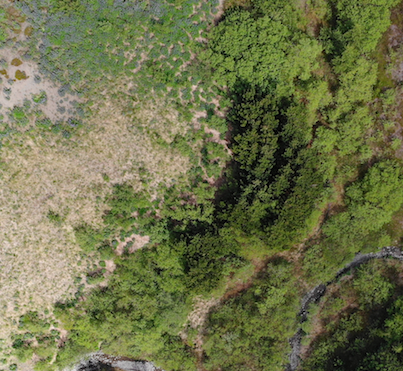
#> input picture final_images/simple_stitching/00 2.png, 403 x 371 px; its folder holds only this picture in this run
$ python knn2.py   (older library calls are emulated)
#> lines starting #> are read from the running program, lines starting #| are printed output that depends on the picture; after the words box and inside, x2 and y2 are one past the last pixel; in counts of white or black regions, pixels touching at a corner belong together
### warp.py
#!/usr/bin/env python3
# -*- coding: utf-8 -*-
"""
Created on Sat Apr 25 15:32:31 2020

@author: Stina
"""
import numpy as np
from r_homography import getPointsFromHomogeneousCoor
import cv2

# [19 lines left out: function warpImageBasic, not called in this run]


def warpImage(image, H, h, w):

    H_inv = np.linalg.inv(H)

    x = np.arange(1,w+1)
    y = np.arange(1,h+1)
    xv, yv = np.meshgrid(x, y)
    xv = xv.flatten('C')
    yv = yv.flatten('C')
    zv = np.ones(len(xv))

    qi = np.vstack((xv,yv,zv))
    q = np.dot(H_inv,qi[0:len(xv), :])
    p = getPointsFromHomogeneousCoor(q[0:len(xv), :])

    x = p[0].astype(int)
    y = p[1].astype(int)
    x = x.reshape(h, w).astype(np.float32)
    y = y.reshape(h, w).astype(np.float32)

    out = cv2.remap(image, x, y, cv2.INTER_LINEAR)

    return out

### r_homography.py
import numpy as np
import random
import math
from scipy.stats import binom
from sklearn.preprocessing import normalize


def getPointsFromHomogeneousCoor(q):

    q[0] = q[0]/q[2]
    q[1] = q[1]/q[2]

    return q[0:2]

# [127 lines left out: functions isValidMatch, getHomography, getRansacHomography, not called in this run]


### knn2.py
#!/usr/bin/env python3
# -*- coding: utf-8 -*-
#include <opencv2/core/types.hpp>
"""
Simple image stitcing

Can stitch multiple images together into one image in 2D.

Self-implemented KNN-part (part 2 in paper)

"""
print("Starting...")

from imutils import paths
import numpy as np
import imutils
import cv2
import operator
import os, os.path
cv2.ocl.setUseOpenCL(False)
import matplotlib.pyplot as plt

from math import sqrt
from scipy.stats import binom
from sklearn.neighbors import KDTree

# import own functions to test
from r_homography import getPointsFromHomogeneousCoor, getRansacHomography
from warp import warpImageBasic, warpImage


np.set_printoptions(suppress=True)


def isValidMatch(nf, ni):

    p1 = 0.6
    p0 = 0.1

    p_f_m1 = binom.pmf(ni, nf, p1)
    p_f_m0 = binom.pmf(ni, nf, p0)

    p_m1 = 10**(-6)
    p_m0 = 1-p_m1   #is this correct???

    p_m1_f = (p_f_m1*p_m1)/(p_f_m0*p_m0)

    p_min = 0.999

    if p_m1_f > (1/((1/p_min)-1)):
        return True
    else:
        return False


scaleImages = False
images = []
path = "final_images/simple_stitching"
for f in os.listdir(path):
    ext = os.path.splitext(f)[1]
    if ext != ".png":
        continue

    print("[INFO] Loading ", f)
    images.append(cv2.imread(os.path.join(path,f)))

imageCount = len(images)
#> imageCount = 1

if scaleImages:
    print('[INFO scaling images')
    for i in range(len(images)):
        scale_percent = 60 # percent of original size
        width = int(images[i].shape[1] * scale_percent / 100)
        height = int(images[i].shape[0] * scale_percent / 100)
        dim = (width, height)
        # resize image
        images[i] = cv2.resize(images[i], dim, interpolation = cv2.INTER_AREA)
        #images[i] = util.img_as_ubyte(transform.rescale(images[i], 0.40)).squeeze()


print("[INFO] stitching images...")

###   Algorithm: Automatic Panorama Stitching Input: n unordered images

# I. Extract SIFT features from all n images
sift_values = cv2.xfeatures2d.SIFT_create()
# Detects keypoints and computes the descriptors
keypoints = []
descriptors = []

for i in range(0, imageCount):
    k, d = sift_values.detectAndCompute(images[i], None)
    keypoints.append(k); descriptors.append(d)
#> after the loop, descriptors = 1 item; keypoints = 1 item

print("[INFO] SIFT done")

# II. Find k nearest-neighbours for each feature using a k-d tree
allDescriptors_imgIdx = []

allDescriptors = descriptors[0]
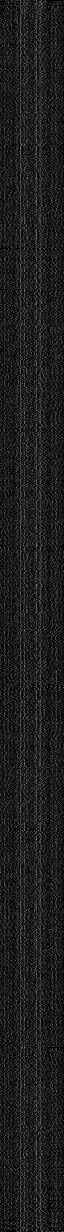
#> allDescriptors: shape (2463, 128) float32 (shown at 1/2 size); min 0, max 175, mean 29.9
allDescriptors_imgIdx.extend( [ 0 ] * len(descriptors[0]) )

for i in range(1, imageCount):
    allDescriptors = np.append(allDescriptors, descriptors[i], axis=0)
    allDescriptors_imgIdx.extend( [ i ] * len(descriptors[i]) )
#> after the loop, allDescriptors_imgIdx = 2463 values from 0 to 0

tree = KDTree(allDescriptors)

# Iterate over images
bestMatchList = []
bestMatchCountList = []
for img in range(0, imageCount):
    print("Best-matching img ", img)
    bestMatchCount = [ 0 ] * imageCount

    for feature in descriptors[img]:
        dist, matching_idx = tree.query(feature.reshape(1, -1), k=4)
        for idx in matching_idx[0]:
            matchImg = allDescriptors_imgIdx[idx]

            if (matchImg != img):
                bestMatchCount[matchImg] += 1

    # Find the 8 best matching images for current image
    bestMatchingImages = []
    bestMatchingImagesCount = []
    for i in range(0, 8):                                   # <-- ATTN!
        bestMatch = np.argmax(bestMatchCount)

        if (bestMatchCount[bestMatch] < 1):
            break

        bestMatchingImages.append(bestMatch)
        bestMatchingImagesCount.append(bestMatchCount[bestMatch])
        print("  adding ", bestMatch, bestMatchCount[bestMatch])
        bestMatchCount[bestMatch] = -1

    bestMatchList.append(bestMatchingImages)
    bestMatchCountList.append(bestMatchingImagesCount)
#> this loop made 1 pass
#> after the loop, bestMatchCountList = [[]]; bestMatchList = [[]]


print("[INFO] Best matching done")
# III. For each image:

H_all = []

# comparison = []


# (i) Select m candidate matching images that have the most feature matches to this image
for img in range(0, imageCount):

    H_temp = []

    print("\n Second-loop -matching img ", img)
    for imgMatch in bestMatchList[img]:
        if img == imgMatch:
            continue

        matches = []
        tree = KDTree(descriptors[imgMatch])

        for featureIdx in range(0, len(descriptors[img])):
            neighbors = 6
            dists, indices = tree.query(descriptors[img][featureIdx].reshape(1,-1), k=neighbors)

            i = 0
            while i < neighbors-1:
                # If match is not other image, then skip feature entirely
                if indices[0][i] >= len(descriptors[imgMatch]):
                    print("debug 1")
                    continue


                if dists[0][i] < dists[0][i+1] * 0.5: #0.7
                #if indices[0][1] >= len(descriptors[imgMatch]) or dists[0][0] < dists[0][1] * 0.7:
                    matches.append( { 'featureIdx' : featureIdx, 'matchIdx' : indices[0][i] })
                    #print("i: ", i)
                    i = neighbors
                    #print(len(matches))
                    #print("debug 2")
                i=i+1


        # (ii) Find geometrically consistent feature matches using RANSAC to solve for the homography between pairs of images
        src_pts = np.float32([keypoints[img][m['featureIdx']].pt for m in matches]).reshape(-1, 1, 2)
        dst_pts = np.float32([keypoints[imgMatch][m['matchIdx']].pt for m in matches]).reshape(-1, 1, 2)


        # # TEST TEST
        # comparison.append( cv2.drawMatches(images[img], keypoints[img], images[imgMatch], keypoints[imgMatch], matches, None, flags=2) )


        if len(matches) > 8:           # <- ATTN!

            # H, mask = cv2.findHomography(src_pts, dst_pts, cv2.RANSAC, 5.0)           # <- ATTN!
            # no_inliers = np.sum(mask)
            H, no_inliers = getRansacHomography(src_pts, dst_pts, 5.0)

            print("img, imgMatch: ", img, imgMatch)
            # print(H2)
            print(H)

        else:
            print('No matches for', img, imgMatch)
            H = None
            no_inliers = 0

        # (iii) Verify imagematches using a probabilistic model

        # H_temp.append(H)

        if isValidMatch(len(src_pts), no_inliers):
            print("Validated match for img, imgMatch: ", img, imgMatch)
            H_temp.append(H)
        else:
            print("Not validated match for img, imgMatch: ", img, imgMatch)
            H_temp.append(H)
            #continue

    H_all.append(H_temp)
#> after the loop, H_all = [[]]

# IV. Find connected components of image matches

# V. For each connected component:
    # (i) Perform bundle adjustment to solve for the rotation θ1, θ2, θ3 and focal length f of all cameras
    # (ii) Render panorama using multi-band blending


#%%
##### Testing https://stackoverflow.com/a/24564574/2083242 #####
# https://stackoverflow.com/questions/42396860/inverse-homography

# Final image homographies initialized (one for each image)
id_m = np.identity(3)
H_f = np.repeat(id_m[:, :, np.newaxis], len(images), axis=2)

# Keep track of which images are done
im_done = [False] * len(images)
#> im_done = [False]

# Randomly select first image (Well Yes, But Actually No)
im_no =  int(len(images)/2)  # 4 # np.random.randint(len(images))                     # <--- REMEMBER!
#> im_no = 0
anchor_id = im_no
#> anchor_id = 0
anchor = images[im_no]
#> anchor is the input picture: shape (371, 403, 3); mean B, G, R 74.6, 114.2, 110.3
im_done[im_no] = True
print('\nanchor:', im_no,'\n')
#| anchor: 0


sn, sn_m = 0, 1000
while False in im_done and sn < sn_m:

    # Get all done images
    im_all_done = np.where(im_done)[0]

    # Find a done image with most matches with a non-done image
    max_matches = 0

    for i in im_all_done:
        for j, m in enumerate(bestMatchList[i]):
            if im_done[m] is False and bestMatchCountList[m][j] > max_matches:
                max_matches = bestMatchCountList[m][j]
                im_no = i
                break

    # Use image to find homography
    # Get best matched image
    H_inv = None
    for i, m in enumerate(bestMatchList[im_no]):

        if im_done[m] is False and im_no in bestMatchList[m]:

            if H_all[im_no][i] is not None:
                H_inv = H_all[m][ bestMatchList[m].index(im_no) ] # troglodyte method
                # H_inv = np.linalg.inv(H_all[im_no][i]) # better and more simple method
            else:
                H_inv = None

            im_done[m] = True
            break

    if H_inv is not None:
        H_f[:,:,m] = H_f[:,:,im_no].dot(H_inv)

        print(H_inv)


    sn += 1 # safety net
#> this loop made 0 passes
#> after the loop, im_done = [True]; im_no = 0; sn = 0


if sn == sn_m:
    print('Shit\'s F-ed, yo!')
    print(im_done)
else:
    print('I AM COMPLETE!!!')


# [31 lines of commented-out code are left out]

print('\nstitching...')

min_x, max_x, min_y, max_y = 0,0,0,0

for i in range(H_f.shape[2]):
    x = H_f[:,:,i][0][2] / H_f[:,:,i][2][2]
    y = H_f[:,:,i][1][2] / H_f[:,:,i][2][2]

    if x < min_x:
        min_x = x

    if x > max_x:
        max_x = x

    if y < min_y:
        min_y = y

    if y > max_y:
        max_y = y
#> this loop made 1 pass
#> (x, y) on pass 1: (0, 0)
#> after the loop, max_x = 0; max_y = 0; min_x = 0; min_y = 0


# # Init canvas
c_w = int(abs(min_x) + max_x + anchor.shape[1]*1.1) # images should be of roughly same size as the anchor
#> c_w = 443
c_h = int(abs(min_y) + max_y + anchor.shape[0]*1.1)
#> c_h = 408

# # Init canvas
# c_w = 1000 #int(abs(min_x) + max_x + anchor.shape[1]*1.3) # images should be of roughly same size as the anchor
# c_h = 1000 #int(abs(min_y) + max_y + anchor.shape[0]*1.3)

x_pad = int(abs(min_x))
#> x_pad = 0
y_pad = int(abs(min_y))
#> y_pad = 0

canvas = np.zeros((c_h, c_w, 3)).astype(int)


# [ A | anchor_id | B ] -> [ B_rev | A | anchor_id ]
# [ 1 2 3 | 4 | 5 6 7] - > [ 7 6 5 | 1 2 3 | 4 ]
rend_order = np.arange(len(images))
#> rend_order = [0]
ro_A = rend_order[0:anchor_id]
#> ro_A = empty array
ro_B = np.flip(rend_order[anchor_id+1:], axis=0)
#> ro_B = empty array
rend_order_nu = np.concatenate((ro_B, ro_A, [anchor_id]), axis=0)
#> rend_order_nu = [0]

# for i, im in enumerate(images):
for i in rend_order_nu:

    H_temp = H_f[:,:,i]
    H_temp[0][2] += x_pad * H_temp[2][2]
    H_temp[1][2] += y_pad * H_temp[2][2]

    # w_im = warpImage(im, H_temp, c_h,c_w)
    w_im = warpImage(images[i], H_temp, c_h,c_w)

    for x in range(c_w):
        for y in range(c_h):

            r = w_im[:,:,0][y][x]
            g = w_im[:,:,1][y][x]
            b = w_im[:,:,2][y][x]

            if r!=0 or g!=0 or b!=0:
                canvas[:,:,0][y][x] = r
                canvas[:,:,1][y][x] = g
                canvas[:,:,2][y][x] = b
#> this loop made 1 pass
#> H_inv in warpImage on pass 1: [[1, 0, 0], [0, 1, 0], [0, 0, 1]]
#> pass 1, in warpImage, `x = x.reshape(h, w).astype(np.float32)`:
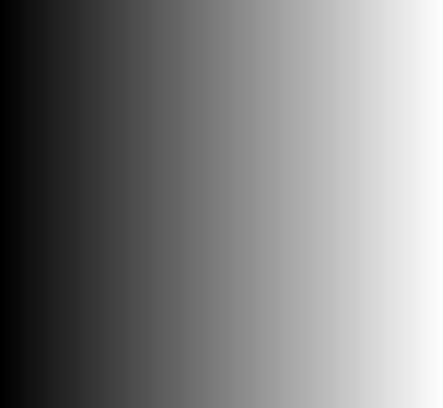
#> x: shape (408, 443) float32; min 1, max 443, mean 222; drawn with min black and max white
#> pass 1, in warpImage, `y = y.reshape(h, w).astype(np.float32)`:
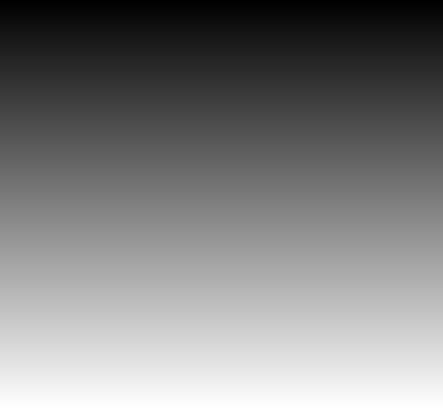
#> y: shape (408, 443) float32; min 1, max 408, mean 204.5; drawn with min black and max white
#> pass 1, in warpImage, `out = cv2.remap(image, x, y, cv2.INTER_LINEAR)`:
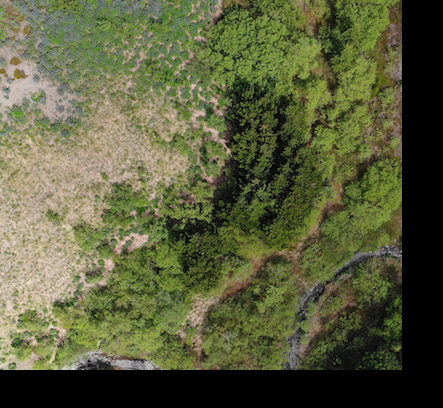
#> out: shape (408, 443, 3); mean B, G, R 61.2, 93.9, 90.6


# We might want to render the images in reverse order, ending on the anchor
# canvas[0+y_pad:anchor.shape[0]+y_pad, 0+x_pad:anchor.shape[1]+x_pad] = anchor

# Remove black border
gray = cv2.cvtColor(canvas.astype('uint8'),cv2.COLOR_BGR2GRAY)
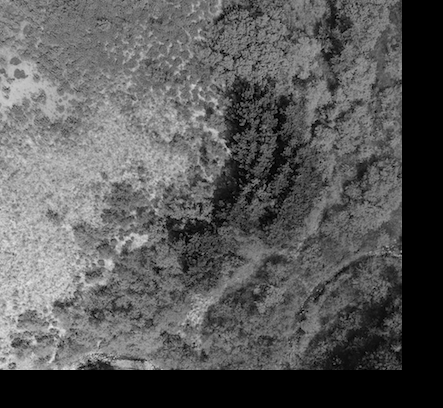
#> gray: shape (408, 443); min 0, max 235, mean 89.2
_,thresh = cv2.threshold(gray,1,255,cv2.THRESH_BINARY)
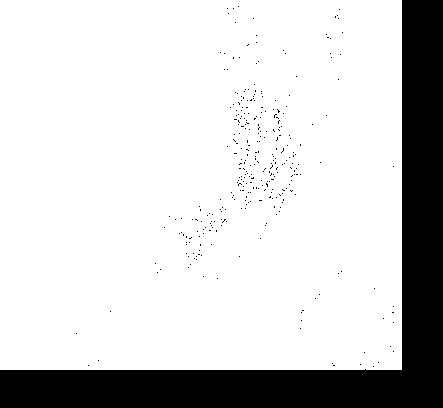
#> thresh: shape (408, 443); 82% white; 320 black regions (319 under 20 px), largest, box (x1, y1, x2, y2) and area: (0, 0, 443, 408) 32005
_, contours, _ = cv2.findContours(thresh,cv2.RETR_EXTERNAL,cv2.CHAIN_APPROX_SIMPLE)
#> contours = 1 item
cnt = contours[0]
#> cnt = [[0, 0], [0, 369], [364, 369], [365, 368], [366, 369], [401, 369], [401, 0]]
x,y,w,h = cv2.boundingRect(cnt)
#> w = 402; h = 370
crop = canvas[y:y+h,x:x+w]
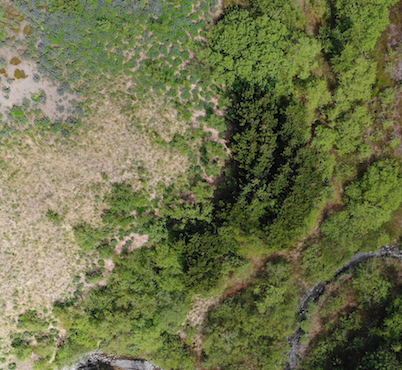
#> crop: shape (370, 402, 3) int64; mean B, G, R 74.4, 114.1, 110.1

canvas = canvas.astype(dtype=np.uint8)
plt.figure()
plt.imshow(canvas)


crop = crop.astype(dtype=np.uint8)

plt.figure(figsize = (12,12))
plt.imshow(cv2.cvtColor(crop, cv2.COLOR_BGR2RGB))

# [13 lines of commented-out code are left out]

$ run again, on final_images/simple_stitching/02 2.png
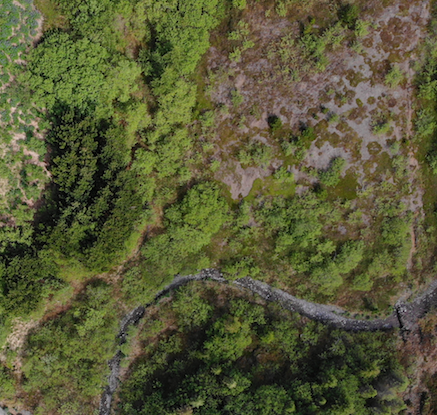
#> input picture final_images/simple_stitching/02 2.png, 437 x 415 px
#> imageCount = 1
#> after the loop `for i in range(0, imageCount):`: descriptors = 1 item
#> after the loop `for i in range(1, imageCount):`: allDescriptors_imgIdx = 2977 values from 0 to 0
#> the loop `for img in range(0, imageCount):` made 1 pass
#> after the loop `for img in range(0, imageCount):`: bestMatchCountList = [[]]
#> `im_done = [False] * len(images)`: im_done = [False]
#> `im_no =  int(len(images)/2)`: im_no = 0
#> anchor is the input picture: shape (415, 437, 3); mean B, G, R 55.6, 89.7, 88.3
#| anchor: 0
#> after the loop `while False in im_done and sn < sn_m:`: im_done = [True]; im_no = 0
#> the loop `for i in range(H_f.shape[2]):` made 1 pass
#> (x, y) on pass 1: (0, 0)
#> c_w = 480
#> c_h = 456
#> x_pad = 0
#> rend_order = [0]
#> ro_A = empty array
#> rend_order_nu = [0]
#> the loop `for i in rend_order_nu: ` made 1 pass
#> H_inv in warpImage on pass 1: [[1, 0, 0], [0, 1, 0], [0, 0, 1]]
#> `_,thresh = cv2.threshold(gray,1,255,cv2.THRESH_BINARY)`:
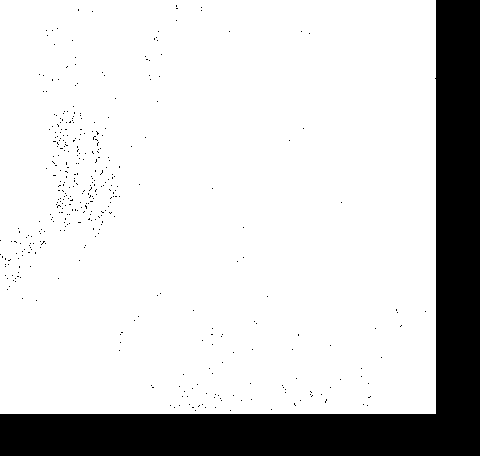
#> thresh: shape (456, 480); 82.2% white; 387 black regions (386 under 20 px)
#> contours = 1 contour; box (x1, y1, x2, y2) and area: (0, 0, 436, 414) 179652
#> cnt = contour of 13 points, box (x1, y1, x2, y2) (0, 0, 436, 414), area 179652
#> w = 436; h = 414
#> `crop = canvas[y:y+h,x:x+w]`:
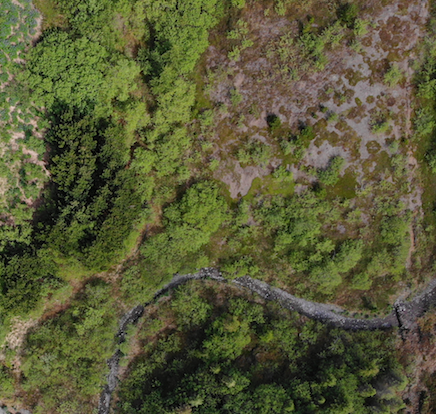
#> crop: shape (414, 436, 3) int64; mean B, G, R 55.5, 89.7, 88.3

$ run again, on final_images/simple_stitching/03 2.png
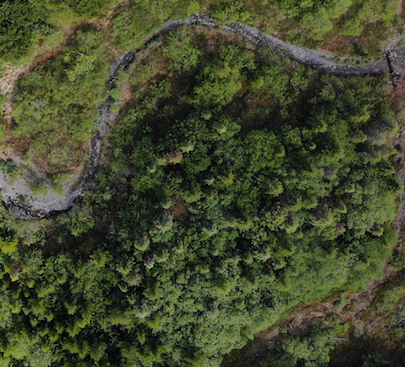
#> input picture final_images/simple_stitching/03 2.png, 405 x 367 px
#> imageCount = 1
#> after the loop `for i in range(0, imageCount):`: descriptors = 1 item
#> after the loop `for i in range(1, imageCount):`: allDescriptors_imgIdx = 2404 values from 0 to 0
#> the loop `for img in range(0, imageCount):` made 1 pass
#> after the loop `for img in range(0, imageCount):`: bestMatchCountList = [[]]
#> `im_done = [False] * len(images)`: im_done = [False]
#> `im_no =  int(len(images)/2)`: im_no = 0
#> anchor is the input picture: shape (367, 405, 3); mean B, G, R 46.1, 73.6, 67.8
#| anchor: 0
#> after the loop `while False in im_done and sn < sn_m:`: im_done = [True]; im_no = 0
#> the loop `for i in range(H_f.shape[2]):` made 1 pass
#> (x, y) on pass 1: (0, 0)
#> c_w = 445
#> c_h = 403
#> x_pad = 0
#> rend_order = [0]
#> ro_A = empty array
#> rend_order_nu = [0]
#> the loop `for i in rend_order_nu: ` made 1 pass
#> H_inv in warpImage on pass 1: [[1, 0, 0], [0, 1, 0], [0, 0, 1]]
#> `_,thresh = cv2.threshold(gray,1,255,cv2.THRESH_BINARY)`:
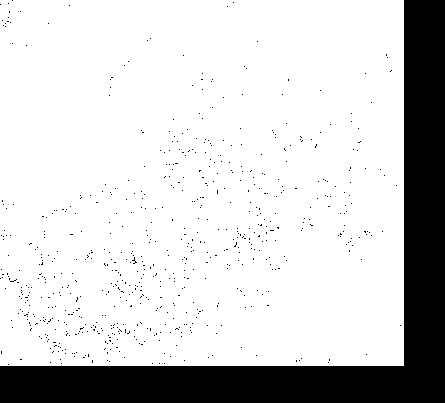
#> thresh: shape (403, 445); 82% white; 675 black regions (674 under 20 px)
#> contours = 1 contour; box (x1, y1, x2, y2) and area: (0, 0, 404, 366) 147092
#> cnt = contour of 13 points, box (x1, y1, x2, y2) (0, 0, 404, 366), area 147092
#> w = 404; h = 366
#> `crop = canvas[y:y+h,x:x+w]`:
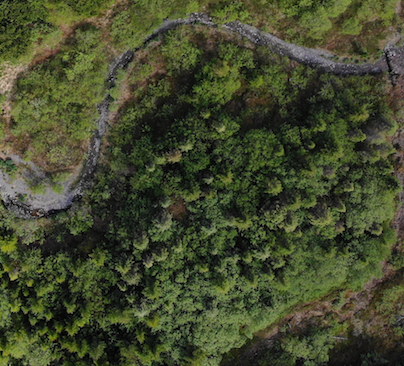
#> crop: shape (366, 404, 3) int64; mean B, G, R 46, 73.5, 67.7
